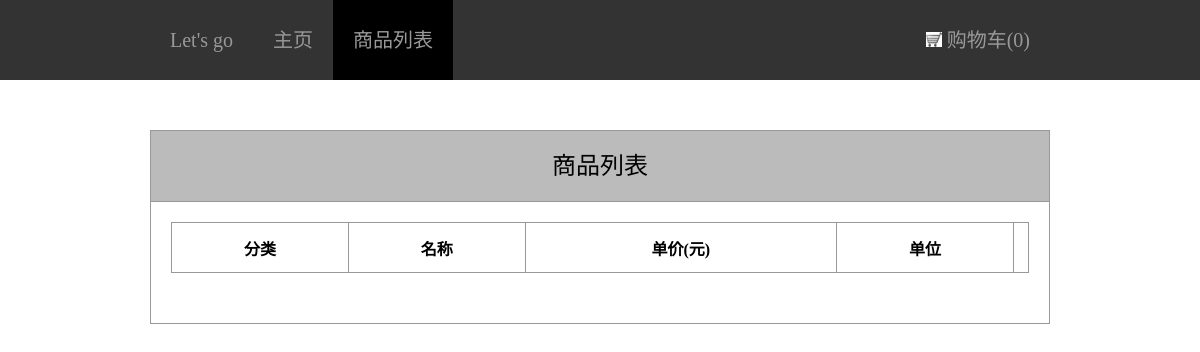
The app's page /shopping_list, older data.
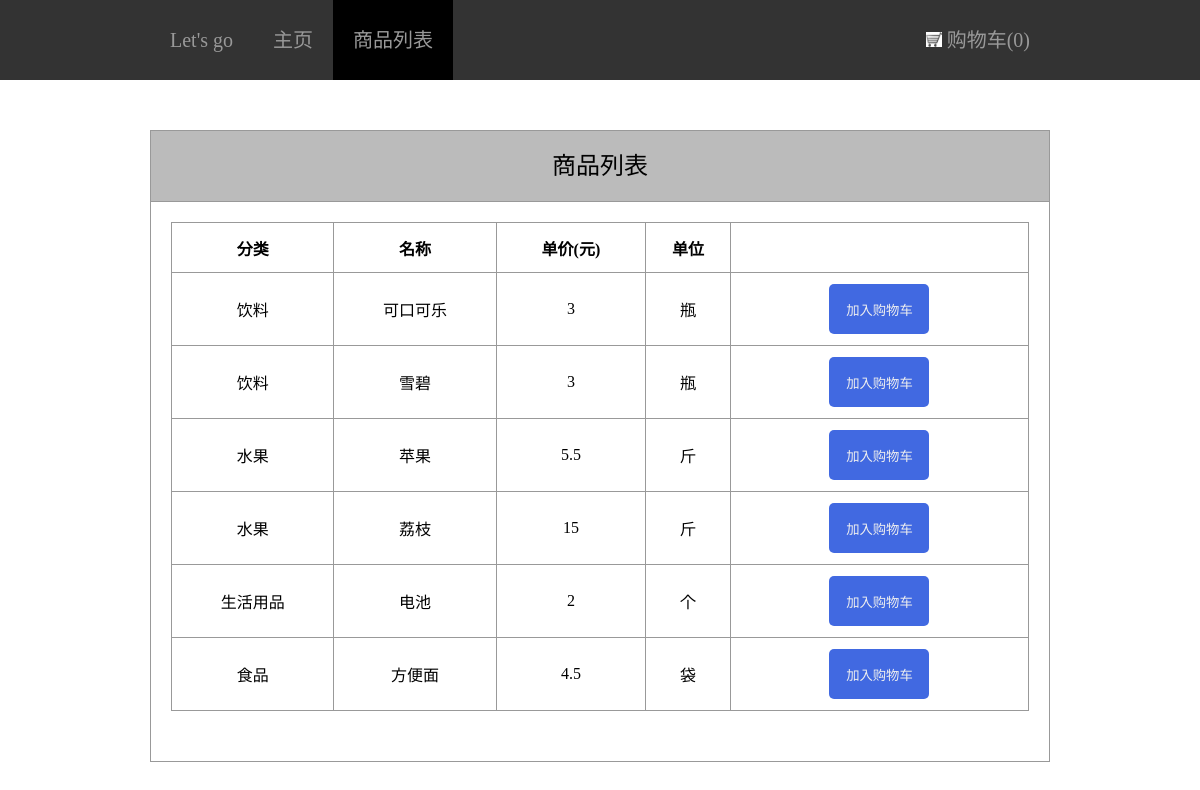
The same page, newer data.
### pos/models.py (models this page shows)
class GoodsList(models.Model):
    type=models.TextField()
    name=models.TextField()
    price=models.TextField()
    unit=models.TextField()

### pos/views.py (the view)
# urls.py: url(r'^shopping_list',views.shopping_list, name='shopping_list'),
def shopping_list(request):
    goodslists = GoodsList.objects.all()
    if request.method=='POST':
        item_id=request.POST['id']
    return render(request, 'pos/shopping_list.html', {'goodslists':goodslists})

### pos/templates/pos/shopping_list.html (shortened to what this page needs)
{% extends 'pos/homepage.html' %}
{% block content %}
    {% load staticfiles %}
    <link rel="stylesheet" href="{% static 'css/shopping_list.css' %}">
    <div class="listinfo">
        <div class="element">
            <p>商品列表</p>
        </div>
        <div class="list">
            <table>
                    <tr>
                        <th>分类</th>
                        <th>名称</th>
                        <th>单价(元)</th>
                        <th>单位</th>
                        <th>   </th>
                    </tr>
                {% for goodslist in goodslists %}
                    <tr>
                        <td>{{ goodslist.type }}</td>
                        <td>{{ goodslist.name }}</td>
                        <td>{{ goodslist.price }}</td>
                        <td>{{ goodslist.unit }}</td>
                        <td><button class="input" id="{{goodslist.id}}" >加入购物车</button></td>
                    </tr>
                 {% endfor %}
            </table>
        </div>
    </div>
{% endblock content %}

### pos/templates/pos/homepage.html (shortened to what this page needs)
{% load staticfiles %}
<html>
<head>
    <link rel="stylesheet" href="{% static 'css/homepage.css' %}">
</head>
<body>
<div class="menu">
    <ul>
        <li class="active3"><a href="shopping_list.html">Let's go</a></li>
        <li class="active"><a href="homepage.html">主页</a></li>
        <li class="active1"><a href="shopping_list.html">商品列表</a></li>
        <li class="active2"><a href="shopping_cart.html"><img src="{% static 'picture/cart.jpg' %}"> 购物车(0)</a></li>
    </ul>
</div>
 {% block content %}{% endblock content %}
</body>
</html>

### pos/static/css/homepage.css (style rules this page uses)
body { margin: auto; min-width: 770px; font-family: Loma; }
.menu ul { list-style-type: none; overflow: hidden; background-color: #333333; padding: 0 150px; font-size: 20px; }
.menu li { display: inline; float: left; }
.menu li a:link, a:visited { display: block; color: #999999; padding: 20px; text-decoration: none; height: 40px; text-align: center; line-height: 40px; }
.menu li:last-child { float: right; display: inline; }
.active a { color: #efefef; background: black }
.menu img { width: 16px; height: 15px; line-height: 18px; }

### pos/static/css/shopping_list.css (style rules this page uses)
.active a { color: #999999; background-color: #333333; }
.active1 a { color: #efefef; background: black }
.listinfo { margin: 50px 150px 150px; border: solid 1px; border-color: #999999; }
.element { text-align: center; font-size: 1.5em; border-bottom:solid 1px; border-color: #999999; }
.element p { background-color: #bbbbbb; margin:0; height:70px; line-height:70px; }
.list { padding: 20px 20px 50px 20px; }
.list table { width: 100%; border: solid 1px; border-collapse: collapse; border-color: #999999; }
.list th { border: 1px solid; border-color: #999999; height: 50px; }
.list td { border: solid 1px; border-color: #999999; text-align:center; }
.input { background-color: royalblue; border-radius: 5px; border: none; color: #efefef; margin: 10px; width: 100px; height: 50px; }

Row changes from the older to the newer data that the page shows:
added GoodsList: type "饮料", name "可口可乐", price "3", unit "瓶"
added GoodsList: type "饮料", name "雪碧", price "3", unit "瓶"
added GoodsList: type "水果", name "苹果", price "5.5", unit "斤"
added GoodsList: type "水果", name "荔枝", price "15", unit "斤"
added GoodsList: type "生活用品", name "电池", price "2", unit "个"
added GoodsList: type "食品", name "方便面", price "4.5", unit "袋"
